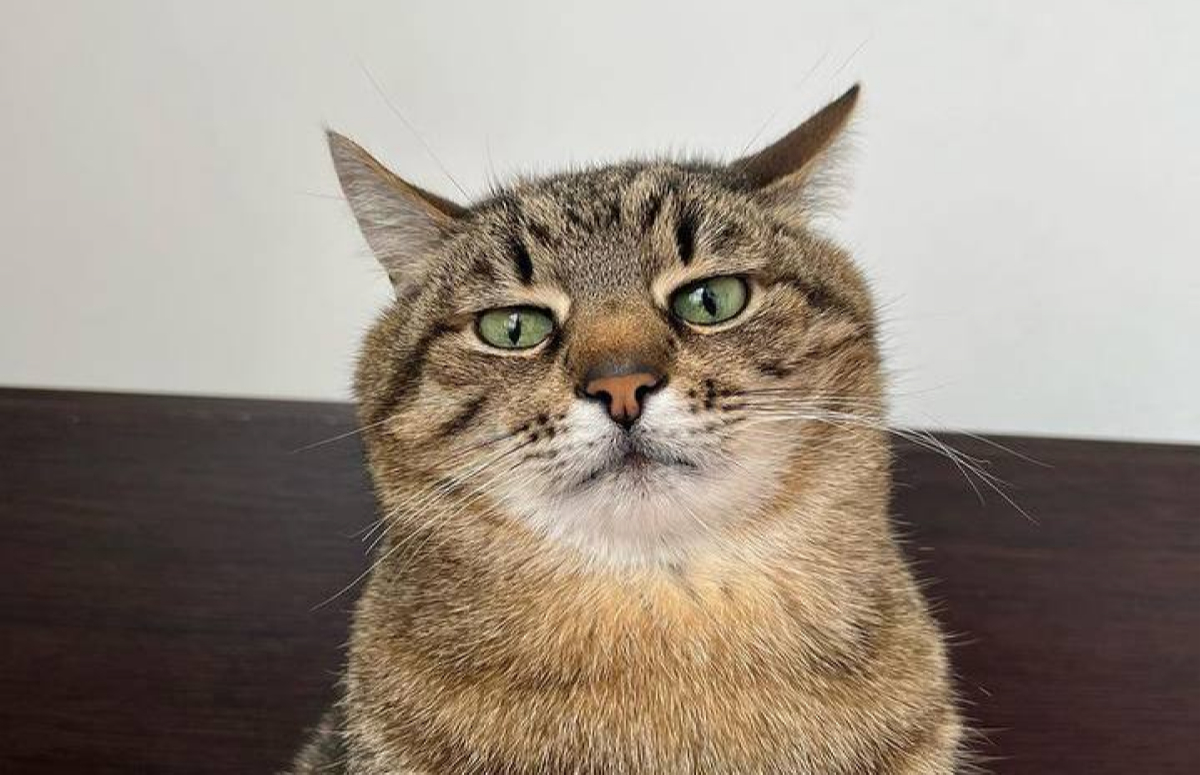
#> input picture variant-8.jpg, 1200 x 775 px
$ python 8.1.py
#> lines starting #> are read from the running program, lines starting #| are printed output that depends on the picture; after the words box and inside, x2 and y2 are one past the last pixel; in counts of white or black regions, pixels touching at a corner belong together
import cv2
import numpy as np

# Загрузка изображения
image_path = "variant-8.jpg"
image = cv2.imread(image_path)
#> image is the input picture: shape (775, 1200, 3); mean B, G, R 130.6, 142.3, 153.7

# Проверка успешной загрузки
if image is None:
    print(f"Ошибка: не удалось загрузить изображение {image_path}!")
    exit()

# Получение размеров изображения
height, width, _ = image.shape
#> height = 775; width = 1200

# Вычисление центра изображения
x_center = width // 2
#> x_center = 600
y_center = height // 2
#> y_center = 387

# Определение области обрезки (400x400 пикселей вокруг центра)
size = 200  # Половина размера конечного изображения
x_start = x_center - size
#> x_start = 400
y_start = y_center - size
#> y_start = 187
x_end = x_center + size
#> x_end = 800
y_end = y_center + size
#> y_end = 587

# Проверка, чтобы координаты не вышли за границы изображения
x_start = max(0, x_start)
y_start = max(0, y_start)
x_end = min(width, x_end)
y_end = min(height, y_end)

# Обрезка изображения
cropped_image = image[y_start:y_end, x_start:x_end]
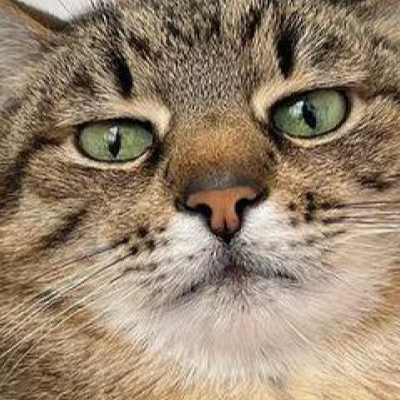
#> cropped_image: shape (400, 400, 3); mean B, G, R 109.4, 131.4, 151

# Создание изображения с визуализацией процесса
visualization = image.copy()

# 1. Рисуем центральную точку
cv2.circle(visualization, (x_center, y_center), 5, (0, 0, 255), -1)
#> visualization: shape (775, 1200, 3); 0.01% of pixels changed, all inside (x1, y1, x2, y2) = (595, 382, 606, 393)

# 2. Рисуем прямоугольник области обрезки
cv2.rectangle(visualization, (x_start, y_start), (x_end, y_end), (0, 255, 0), 2)

# 3. Добавляем текстовую информацию
font = cv2.FONT_HERSHEY_SIMPLEX
cv2.putText(visualization, f"Original: {width}x{height}", (10, 30),
            font, 0.7, (255, 255, 255), 2)
cv2.putText(visualization, f"Crop Area: {x_end-x_start}x{y_end-y_start}", (10, 60),
            font, 0.7, (255, 255, 255), 2)
cv2.putText(visualization, "Green rectangle - crop area", (10, 90),
            font, 0.7, (0, 255, 0), 2)
cv2.putText(visualization, "Red dot - image center", (10, 120),
            font, 0.7, (0, 0, 255), 2)
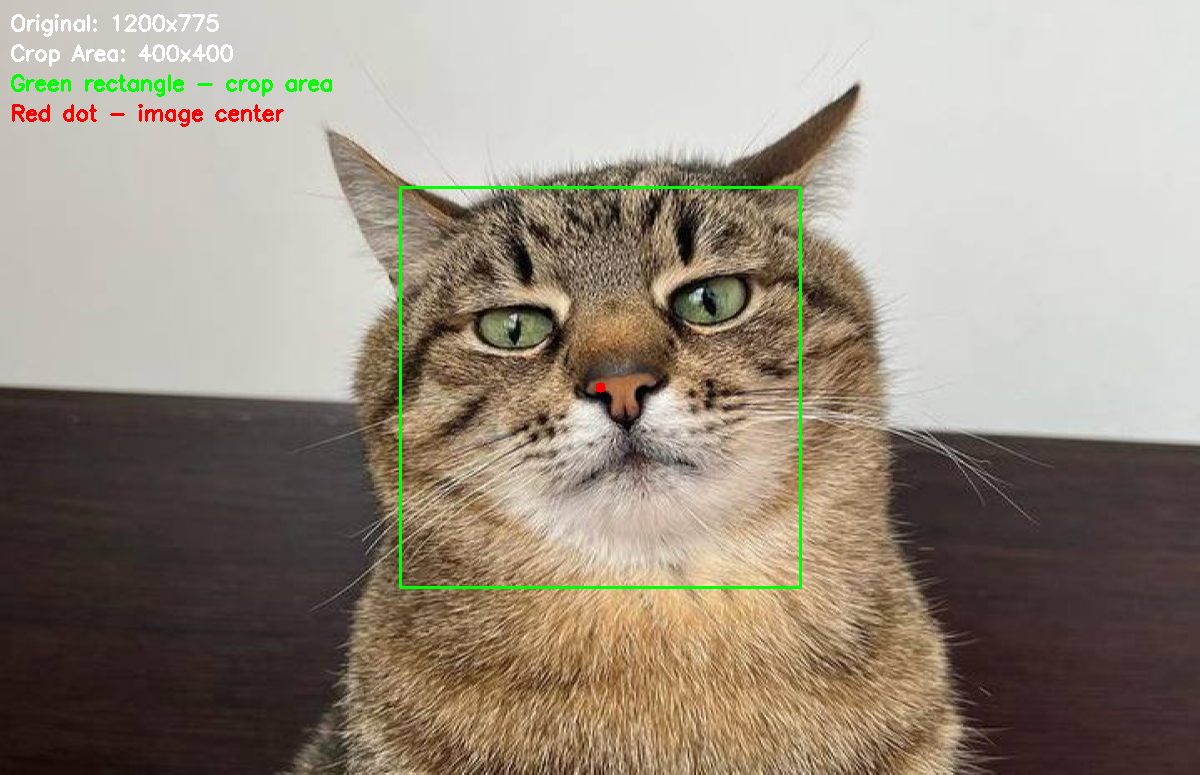
#> visualization: shape (775, 1200, 3); mean B, G, R 129.5, 142.8, 152.8

# Собираем все изображения в одно окно
top_row = np.hstack([image, visualization])
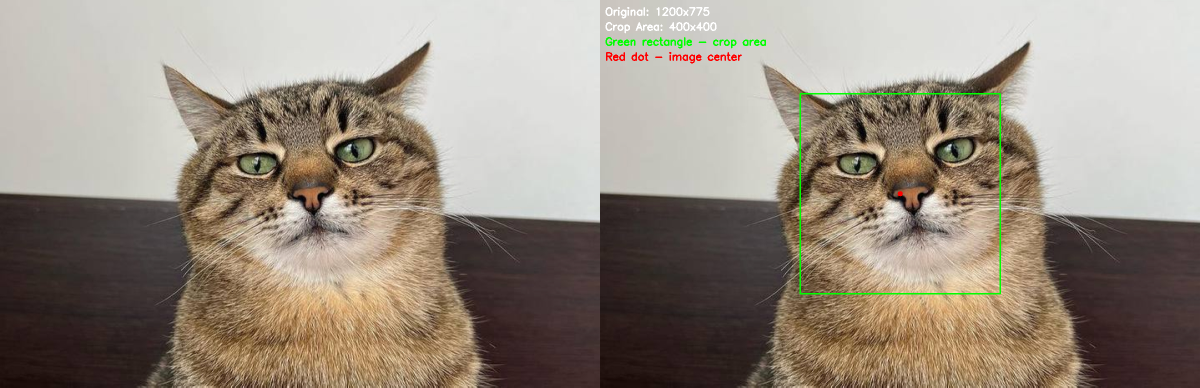
#> top_row: shape (775, 2400, 3) (shown at 1/2 size); mean B, G, R 130, 142.6, 153.3
bottom_row = cv2.resize(cropped_image, (width, y_end-y_start))  # Масштабируем обрезанное изображение
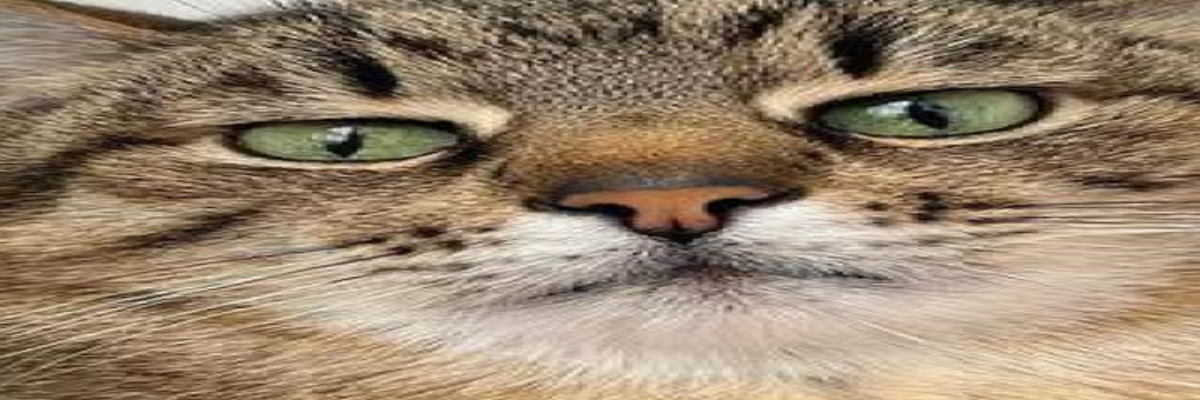
#> bottom_row: shape (400, 1200, 3); mean B, G, R 109.4, 131.4, 151
if bottom_row.shape[1] < top_row.shape[1]:
    # Добавляем черную полосу, если изображения разной ширины
    border_size = top_row.shape[1] - bottom_row.shape[1]
#> border_size = 1200
    bottom_row = cv2.copyMakeBorder(bottom_row, 0, 0, 0, border_size,
                                   cv2.BORDER_CONSTANT, value=[0, 0, 0])
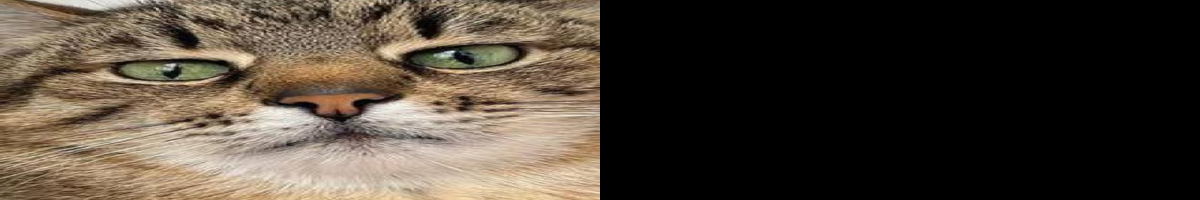
#> bottom_row: shape (400, 2400, 3) (shown at 1/2 size); mean B, G, R 54.7, 65.7, 75.5

final_image = np.vstack([top_row, bottom_row])
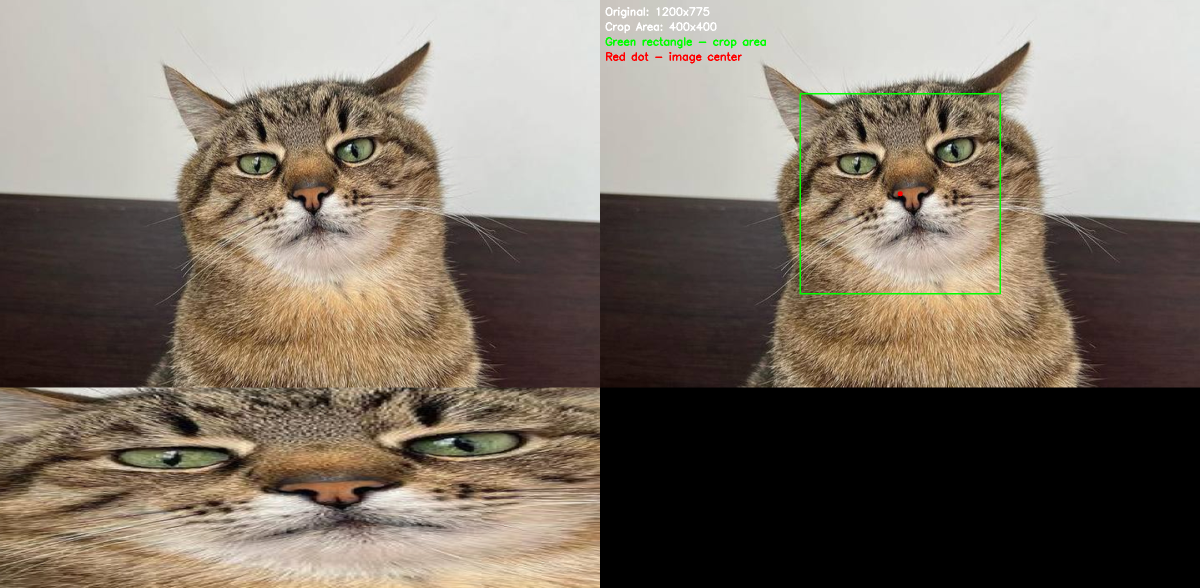
#> final_image: shape (1175, 2400, 3) (shown at 1/2 size); mean B, G, R 104.4, 116.4, 126.8

# Сохранение результата
output_path = "variant-8-cropped.jpg"
cv2.imwrite(output_path, cropped_image)

# Отображение результата
cv2.imshow("Image Cropping Process", final_image)
cv2.waitKey(0)
cv2.destroyAllWindows()

print(f"Изображение успешно обрезано и сохранено как '{output_path}'")
print(f"Размер исходного изображения: {width}x{height}")
#| Размер исходного изображения: 1200x775
print(f"Размер обрезанного изображения: {x_end-x_start}x{y_end-y_start}")
#| Размер обрезанного изображения: 400x400
